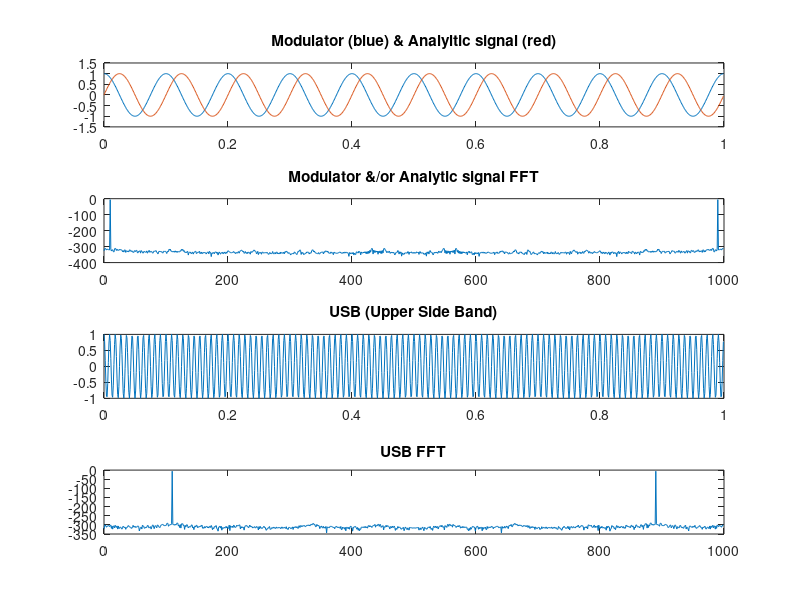

This chart was generated by the following MATLAB code:
% This file is a Matlab script generates an  SSB modulation, USB in this
% case, and plots the modulator and the modulated signal in time and
% frequency domain.
%
% This program is free software; you can redistribute it and/or modify
% it under the terms of the GNU General Public License as published by
% the Free Software Foundation; either version 2, or (at your option)
% any later version.
%
% This program is distributed in the hope that it will be useful,
% but WITHOUT ANY WARRANTY; without even the implied warranty of
% MERCHANTABILITY or FITNESS FOR A PARTICULAR PURPOSE.  See the
% GNU General Public License for more details.

%Time specifications:
Fs = 1000;                            % Sampling Frequency (samples per second)
Ts = 1/Fs;                            % Sampling Period (seconds per sample)
L=1000;                               % Time vector lenght (total samples)
t = [0:L-1]*Ts;                       % Time vector
freq_vector= t*Fs^2/L;

Fm=10;                                % Modulator frequency
Fc=100;                               % Carrier frequency

modulator=cos(2*pi*Fm*t);                     

analytic_s=imag(hilbert(modulator));

ssb= modulator .* cos(2*pi*Fc*t) - analytic_s.* sin(2*pi*Fc*t);

fft_ssb=abs(fft(ssb)/L);

figure;
subplot(4,1,1);plot(t,modulator);hold on; plot(t,analytic_s);hold off;
title('Modulator (blue) & Analyltic signal (red)');
subplot(4,1,2);plot(freq_vector,mag2db(abs(fft(modulator)/L)));
title('Modulator &/or Analytic signal FFT');
subplot(4,1,3);plot(t, ssb);
title('USB (Upper Side Band)');
subplot(4,1,4);plot(freq_vector,mag2db(fft_ssb));
title('USB FFT');